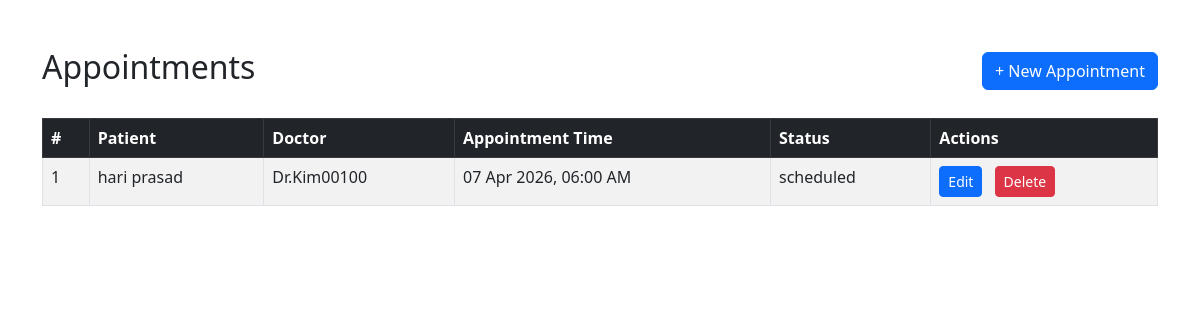
The page /appointments/ (signed in) on the database its author committed.
### appointments/models.py (models this page shows, shortened)
class Appointment(models.Model):
    patient = models.ForeignKey('patients.Patient', on_delete=models.CASCADE)
    doctors = models.ForeignKey('doctors.Doctor', on_delete=models.CASCADE)
    appointment_time = models.DateTimeField()
    appointment_status = models.CharField(max_length=100)

### patients/models.py (models this page shows)
class Patient(models.Model):
    name = models.CharField(max_length=200)
    phone = models.CharField(max_length=15)
    email = models.EmailField()
    def __str__(self):
        return self.name

### doctors/models.py (models this page shows)
class Doctor(models.Model):
    name = models.CharField(max_length =200)
    specialization = models.CharField(max_length =200)
    def __str__(self):
        return self.name

### appointments/views.py (the view)
# urls.py: path('', views.appointment_list, name='appointment_list'),
@login_required
def appointment_list(request):
    appointments = Appointment.objects.all()
    return render(request, 'appointments/appointment_list.html', {'appointments': appointments})

### appointments/templates/appointments/appointment_list.html (shortened to what this page needs)
﻿<!DOCTYPE html>
<html lang="en">
<head>
    <link href="https://cdn.jsdelivr.net/npm/bootstrap@5.3.0/dist/css/bootstrap.min.css" rel="stylesheet">
</head>
<body>
<div class="container my-4">
    <div class="d-flex justify-content-between align-items-center mb-4">
        <h2>Appointments</h2>
        <a href="/appointments/create/" class="btn btn-primary">+ New Appointment</a>
    </div>
    {% if appointments %}
    <div class="table-responsive">
        <table class="table table-striped table-bordered">
            <thead class="table-dark">
                <tr>
                    <th>#</th>
                    <th>Patient</th>
                    <th>Doctor</th>
                    <th>Appointment Time</th>
                    <th>Status</th>
                    <th>Actions</th>
                </tr>
            </thead>
            <tbody>
                {% for appointment in appointments %}
                <tr>
                    <td>{{ forloop.counter }}</td>
                    <td>{{ appointment.patient }}</td>
                    <td>{{ appointment.doctors }}</td>
                    <td>{{ appointment.appointment_time|date:"d M Y, h:i A" }}</td>
                    <td>{{ appointment.appointment_status }}</td>
                    <td>
                        <a href="/appointments/{{ appointment.id }}/edit/" class="btn btn-sm btn-primary me-2">Edit</a>
                        <a href="/appointments/{{ appointment.id }}/delete/" class="btn btn-sm btn-danger">Delete</a>
                    </td>
                </tr>
                {% endfor %}
            </tbody>
        </table>
    </div>
    {% else %}
    <div class="alert alert-info text-center">
        No appointments scheduled yet.
    </div>
    {% endif %}
</div>
</body>
</html>

### rows shown on the page
Appointment: patient "hari prasad", doctors "Dr.Kim00100", appointment_time "07 Apr 2026, 06:00 AM", appointment_status "scheduled"
